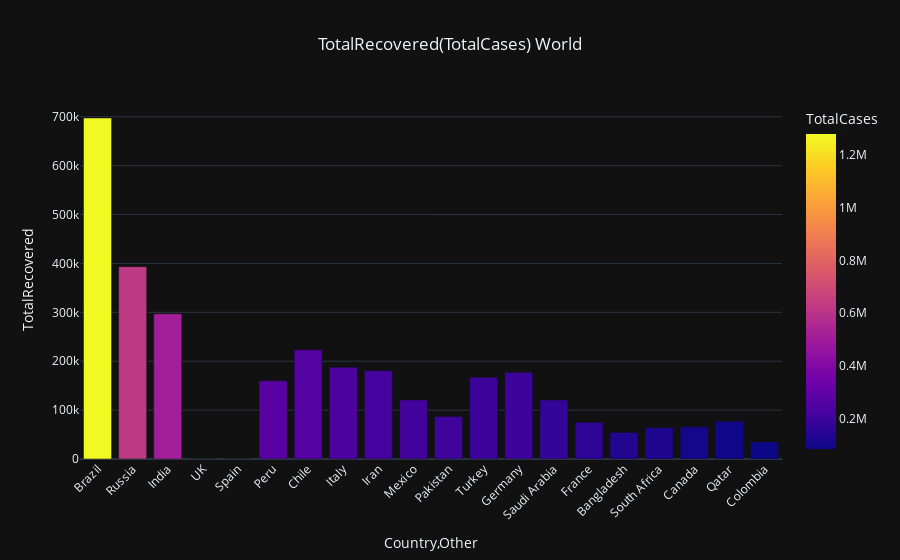

Notebook code for this chart:
### Markdown cell above
From the above graph we can observe while comparing Rajasthan, Delhi and Tamil Nadu<br>
Rajasthan has cured more people while having more cases than Delhi and Tamil Nadu<br>
From this we can infer that **Rajasthan has better medical fascilities**

### Code cell
bar_chart(temp_df1.iloc[2:22, :], total_recovered_world, total_cases_world, 'World')

### Figure 1 — Plotly figure (JSON) as saved in the notebook; plotly's stock layout.template omitted (floating-point values rounded to 4 significant figures)
{"data": [{"alignmentgroup": "True", "hovertemplate": "Country,Other=%{x}<br>TotalRecovered=%{y}<br>TotalCases=%{marker.color}<extra></extra>", "legendgroup": "", "marker": {"color": [1280054, 627646, 511478, 309360, 294985, 272364, 263360, 239961, 220180, 208392, 198883, 194511, 194399, 174577, 162936, 133978, 124590, 102794, 93663, 84442], "coloraxis": "coloraxis"}, "name": "", "offsetgroup": "", "orientation": "v", "showlegend": false, "textposition": "auto", "type": "bar", "x": ["Brazil", "Russia", "India", "UK", "Spain", "Peru", "Chile", "Italy", "Iran", "Mexico", "Pakistan", "Turkey", "Germany", "Saudi Arabia", "France", "Bangladesh", "South Africa", "Canada", "Qatar", "Colombia"], "xaxis": "x", "y": [697526, 393352, 297013, 0, 0, 159806, 223431, 187615, 180661, 120562, 86906, 167198, 177500, 120471, 75351, 54318, 64111, 65726, 77225, 34937], "yaxis": "y"}], "layout": {"barmode": "relative", "coloraxis": {"colorbar": {"title": {"text": "TotalCases"}}, "colorscale": [[0, "#0d0887"], [0.1111, "#46039f"], [0.2222, "#7201a8"], [0.3333, "#9c179e"], [0.4444, "#bd3786"], [0.5556, "#d8576b"], [0.6667, "#ed7953"], [0.7778, "#fb9f3a"], [0.8889, "#fdca26"], [1, "#f0f921"]]}, "hovermode": "x", "legend": {"tracegroupgap": 0}, "title": {"text": "TotalRecovered(TotalCases) World", "x": 0.5, "xanchor": "center"}, "xaxis": {"anchor": "y", "domain": [0, 1], "tickangle": -45, "title": {"text": "Country,Other"}}, "yaxis": {"anchor": "x", "domain": [0, 1], "title": {"text": "TotalRecovered"}}}}
